Frame 1 (no input): blank canvas, image omitted
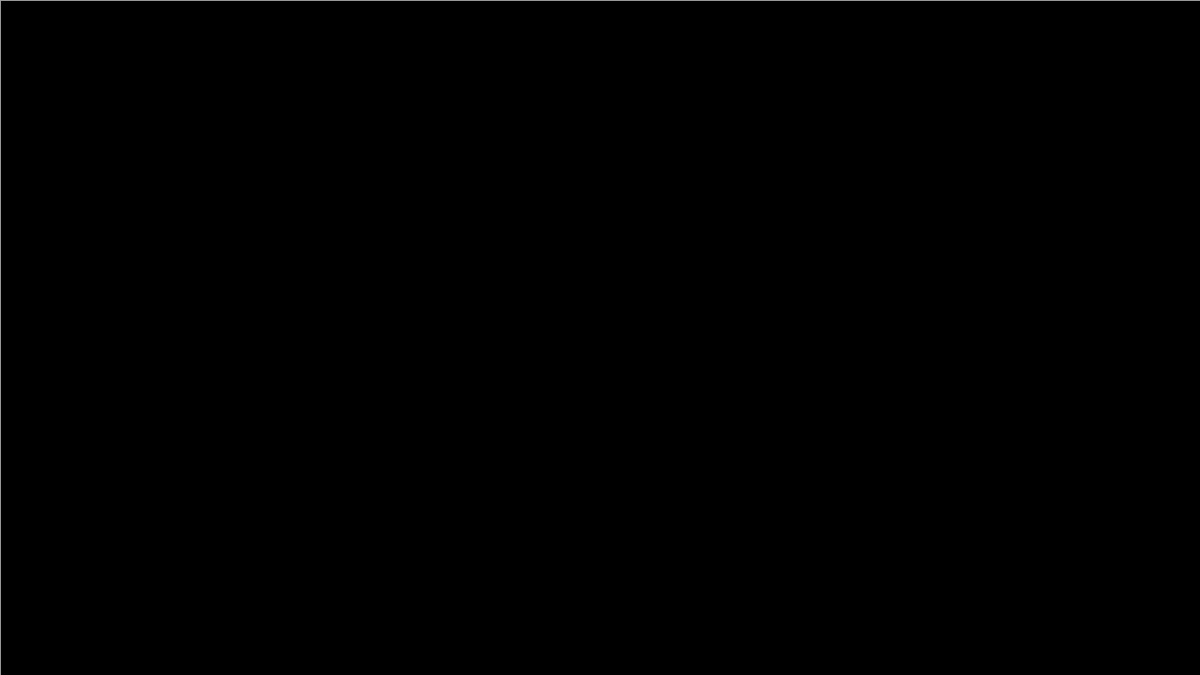
Frame 60 (the mouse pressed at the canvas centre just before this capture)
Frame 120 (the mouse held since frame 60 and released just before this capture): identical to frame 60, image omitted

The Processing sketch that drew this single still picture (run headless with seeded random() and noise(); from frame 60 on, the mouse is pressed at the canvas centre):

// Processing sketch: ex1
// ── ex1.pde
PVector CENTER_SCREEN;
float ALPHA_BACKGROUND=20;

Walker walker;
void setup() {
  size(1280,720);

  walker=new Walker();  // Create a walker object
  background(0);
  CENTER_SCREEN=new PVector(width/2, height/2);  
}

void draw() {
  // Run the walker object
  fill(0, ALPHA_BACKGROUND);
  strokeWeight(0);
  rect(0,0,width, height);
  walker.update();
  walker.draw();  
}

// ── Walker.pde
class Walker {
  PVector position;
  PVector prevPosition;
  
  Walker() {
    this.position=new PVector(width/2, height/2);
    this.prevPosition=this.position.copy();    
  }
  void draw() {    
    stroke(255);
    // your code here
  }

  void update() {    
    PVector step;
    // your code here
    this.prevPosition=this.position.copy();    
  }
}

float montecarlo() {
  while (true) {
    /* your code here */
    
  }
}
